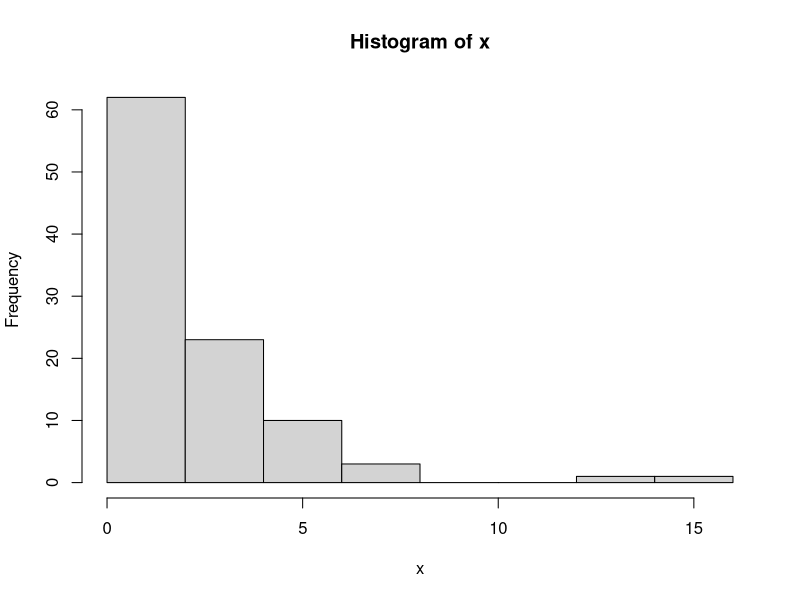
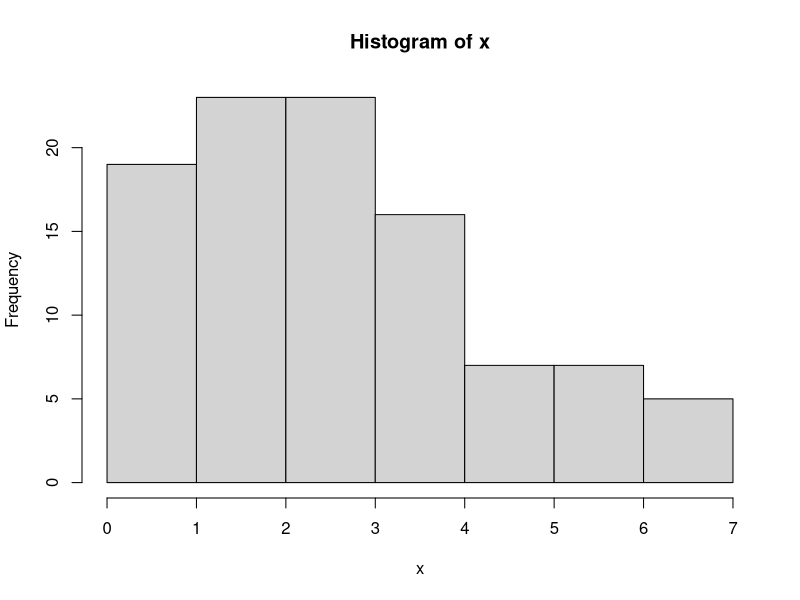
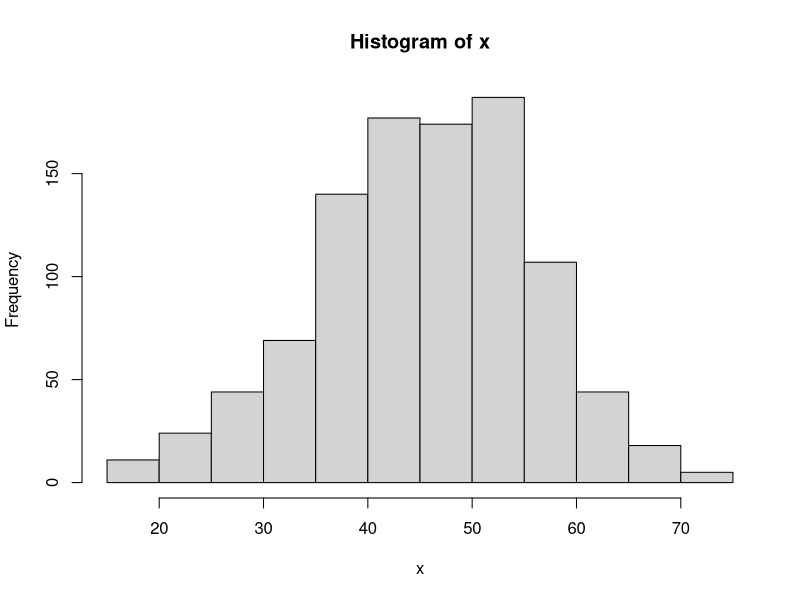
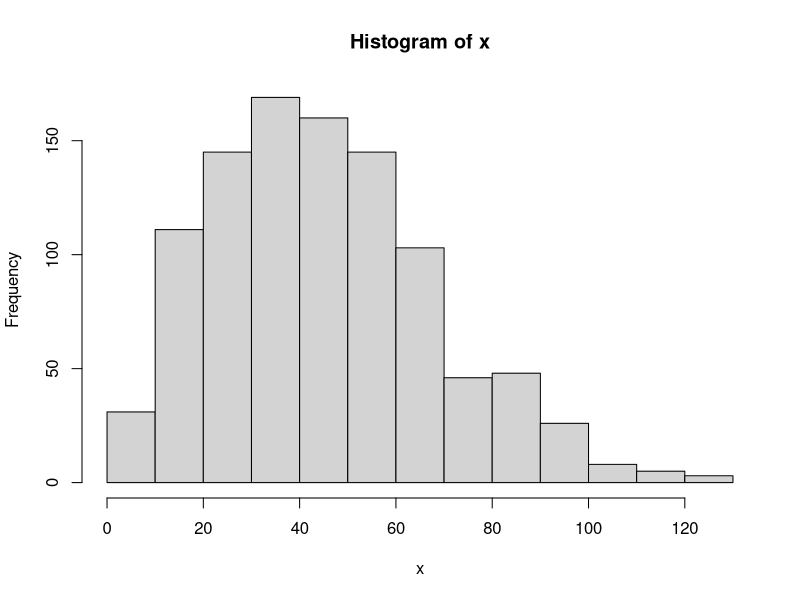
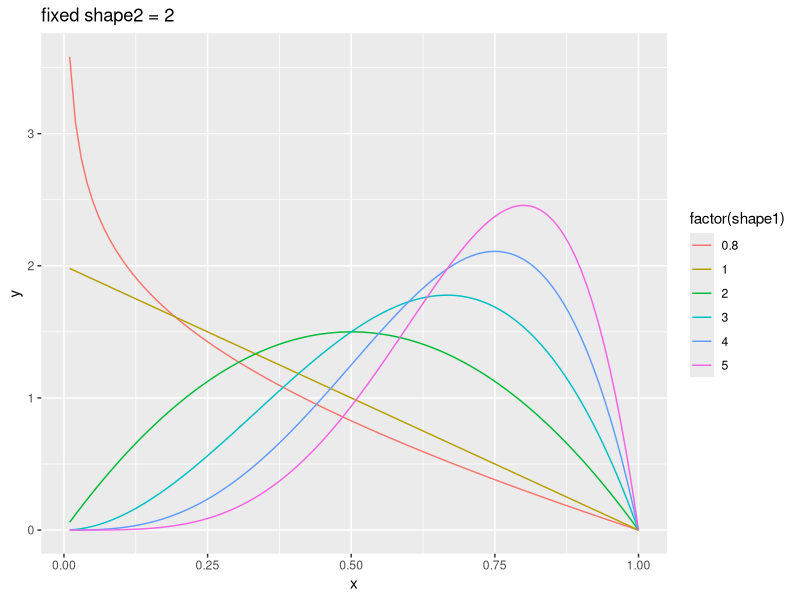
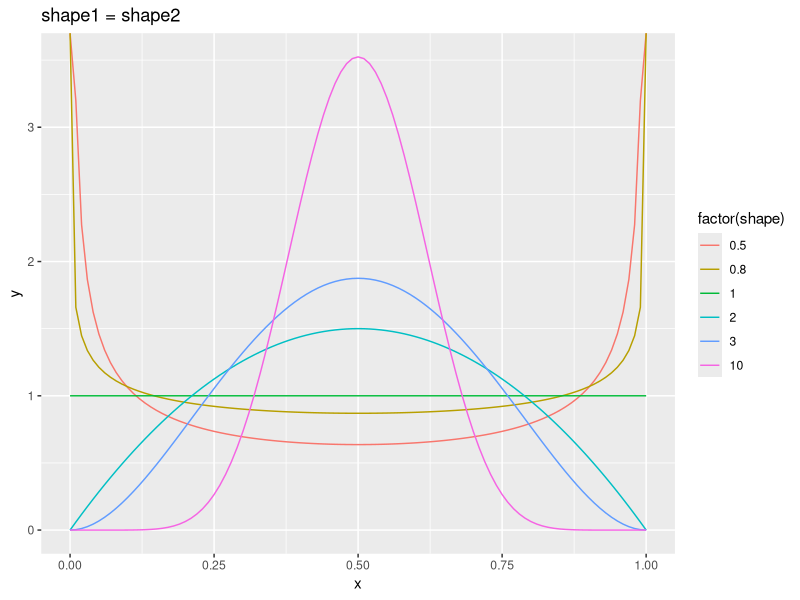

Source code (R) for these figures, in order:
## ---- chunk 1
library(tidyverse)
set.seed(255)
## ---- chunk 2
x <- rgeom(100, prob = 0.3)

print(mean(x))
hist(x)
## ---- chunk 3
prob <- seq(0.1, 0.7, by = 0.1)
xlist <- map(prob, ~ rgeom(100, .))

tibble(prob = prob, mean = map_dbl(xlist, mean))
## ---- chunk 4
x <- rpois(100, lambda = 3)

print(mean(x))
hist(x)
## ---- chunk 5
x <- rweibull(1000, shape = 5, scale = 50)

mean(x)
hist(x)
## ---- chunk 6
x <- rweibull(1000, shape = 2, scale = 50)

mean(x)
hist(x)
## ---- chunk 7
scale <- 10 ^ (-2:5)
xlist <- map(scale, ~ rweibull(1000, 3, .))

tibble(scale = scale, mean = num(map_dbl(xlist, mean), notation = "si"))
## ---- chunk 8
x <- seq(0, 1, by = 0.01)
shape1 <- c(0.8, 1:5)
X <- expand_grid(x, shape1) %>% 
  filter(x > 0) %>% 
  mutate(y = dbeta(x, shape1, shape2 = 2))

ggplot(X, aes(x, y, color = factor(shape1))) +
  geom_line() +
  labs(title = "fixed shape2 = 2")
## ---- chunk 9
x <- seq(0, 1, by = 0.01)
shape <- c(0.5, 0.8, 1:3, 10)
X <- expand_grid(x, shape) %>% 
  mutate(y = dbeta(x, shape1 = shape, shape2 = shape))

ggplot(X, aes(x, y, color = factor(shape))) +
  geom_line() +
  labs(title = "shape1 = shape2")
